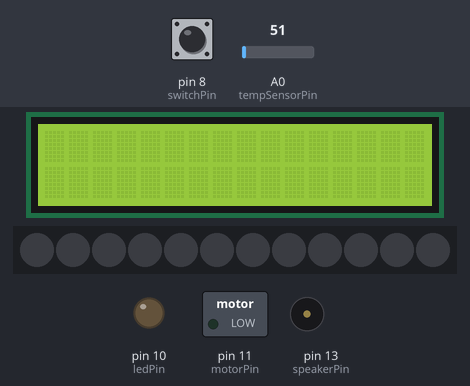
This sketch was run on a simulated Arduino Uno, built with avr-gcc and run on an emulated ATmega328P. Parts: 16×2 character LCD, 12 RGB LEDs in strip order, left to right, switched loads named in the sketch (green lamp = pin HIGH), output pins drawn as LEDs (lit = HIGH), buzzer (waves = sounding, pin HIGH). The test bench sets the inputs (shaded band); at power-on: pin 8 (switchPin) LOW, A0 (tempSensorPin) = 51. What the sketch prints to the serial monitor is not drawn.

Above: at 1.2 s.
1.3 s: pin 8 (switchPin) pulled HIGH for 0.35 s
At 1.6 s:
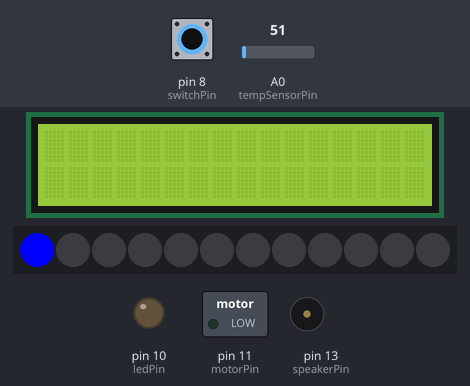
At 2.6 s:
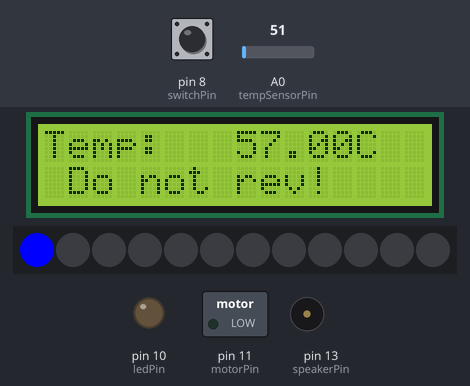
4.9 s: pin 8 (switchPin) pulled HIGH for 1 s
At 6.5 s:
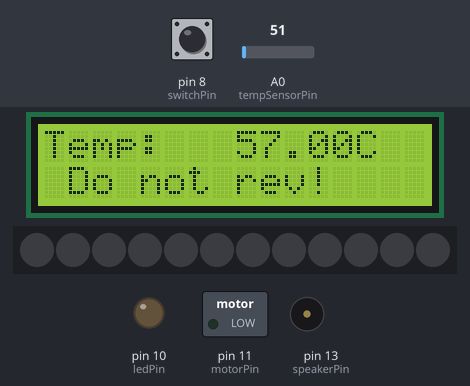
8.5 s: pin 8 (switchPin) pulled HIGH for 3.2 s
Timing chart, 0 to 11.5 s (numbered marks = the images above; inputs shaded):
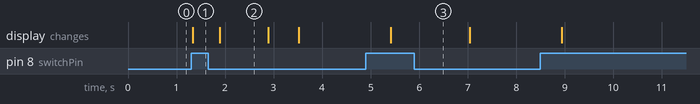

The sketch:

Car_cooling_system_-_code.ino
```cpp
#include <LiquidCrystal.h>
#include <Adafruit_NeoPixel.h>
#define PINNeo 9

Adafruit_NeoPixel strip = Adafruit_NeoPixel(12, PINNeo, NEO_GRB + NEO_KHZ800);

LiquidCrystal lcd(7, 6, 5, 4, 3, 2);

int tempSensorPin=A0;
int ledPin=10;
int motorPin=11;
int switchPin=8;
int fanspeed=0;
int speakerPin=13;
double temperature;
int neoLednr, prev_neoLednr = 0;

void setup()
{
  pinMode(tempSensorPin, INPUT);
  pinMode(ledPin, OUTPUT);
  pinMode(motorPin, OUTPUT);
  pinMode(switchPin, INPUT);
  pinMode(speakerPin, OUTPUT);

  lcd.begin(16,2);
  Serial.begin(9600);
  strip.begin();
  strip.show();
}

void loop()
{
  temperature=analogRead(tempSensorPin);
  temperature=map(temperature, 20, 358, 50, 130);
  neoLednr=map(temperature, 50, 130, 1, 12);

  if(digitalRead(switchPin)==HIGH)    // contact ON
  {
  	if(neoLednr != prev_neoLednr)
  	{
    	if(temperature<60)
    	{
     	   switch_led(strip.Color(0, 0, 0), 0, 12);
      	 switch_led(strip.Color(0, 0, 255), 50, neoLednr);  // Led albastru pt temp<60
      	 prev_neoLednr=neoLednr;
      	 delay(500);
    	}
    		else
        	{
         	 switch_led(strip.Color(0, 0, 0), 0, 12);
         	 switch_led(strip.Color(255, 0, 0), 50, neoLednr);  // Led rosu pt temp>=60
         	 prev_neoLednr=neoLednr;
         	 delay(500);
        	}

  	}
  	  Serial.println(temperature);

  	if(temperature<60)
  	{
    	lcd.clear();
    	lcd.setCursor(0,0);
    	lcd.print("Temp: ");
    	lcd.setCursor(8,0);
    	lcd.print(temperature); // afisare temp
    	lcd.print("C");
    	lcd.setCursor(1,1);
  		lcd.print("Do not rev!"); // Afisare avertizare
    	delay(1000);

    	fanspeed=0;
    	analogWrite(motorPin,fanspeed);  // Fan oprit
  	}

    if(temperature>=60 && temperature<=100)
    {
      	fanspeed=0;
      	analogWrite(motorPin,fanspeed);  // Fan oprit
    }

  	if(temperature>=60 && temperature<=120)
  	{
    	lcd.clear();
    	lcd.setCursor(0,0);
    	lcd.print("Temp: ");
    	lcd.setCursor(8,0);
    	lcd.print(temperature);  // Afisare temp
    	lcd.print("C");
    	delay(1000);
  	}

  	if(temperature>=100 && temperature<=120)
  	{
    	fanspeed=80;
    	analogWrite(motorPin,fanspeed); // Fan ON 50%
    	delay(1000);
  	}

  	if(temperature>120)
  	{
    	lcd.clear();
    	lcd.setCursor(0,0);
    	lcd.print("Temp: ");
    	lcd.setCursor(8,0);
    	lcd.print(temperature);  // Afisare tmp
    	lcd.print("C");
    	lcd.setCursor(0,1);
    	lcd.print("STOP Overheating");  // Afisare avertizare

    	for (int i=0; i<=255; i+=5)
    	{
      		analogWrite(ledPin,i);  //PWM crescator pt led avertizare
      		delay(30);
    	}
    	for (int i=255; i>=0; i-=5)
    	{
      		analogWrite(ledPin,i);  //PWM descrescator pt led avertizare
      		delay(30);
    	}

    	fanspeed=160;
    	analogWrite(motorPin,fanspeed);  // Fan ON Max speed
    	//tone(13,200,100);  // Avertizare sonora
    	delay(1000);
  	}
  }

  if(digitalRead(switchPin)==LOW) //Contact OFF
  {
    switch_led(strip.Color(0, 0, 0), 10, 12); //Led OFF
    delay(500);

    lcd.clear();  //LCD Off

    fanspeed=0;
    analogWrite(motorPin,fanspeed); // Fan OFF
  }

}

void switch_led(uint32_t color, int time, int led_num)
{
  for(uint16_t i=0; i<led_num; i++)
  {
    strip.setPixelColor(i, color);
    strip.show();
    delay(time);
  }
}
```

Measured:
- after the input at 4.9 s, the display: changes after 0.52 s (image 3)
- what the display in image 2 shows lasts 1.0 s, from 1.9 s to 2.9 s
